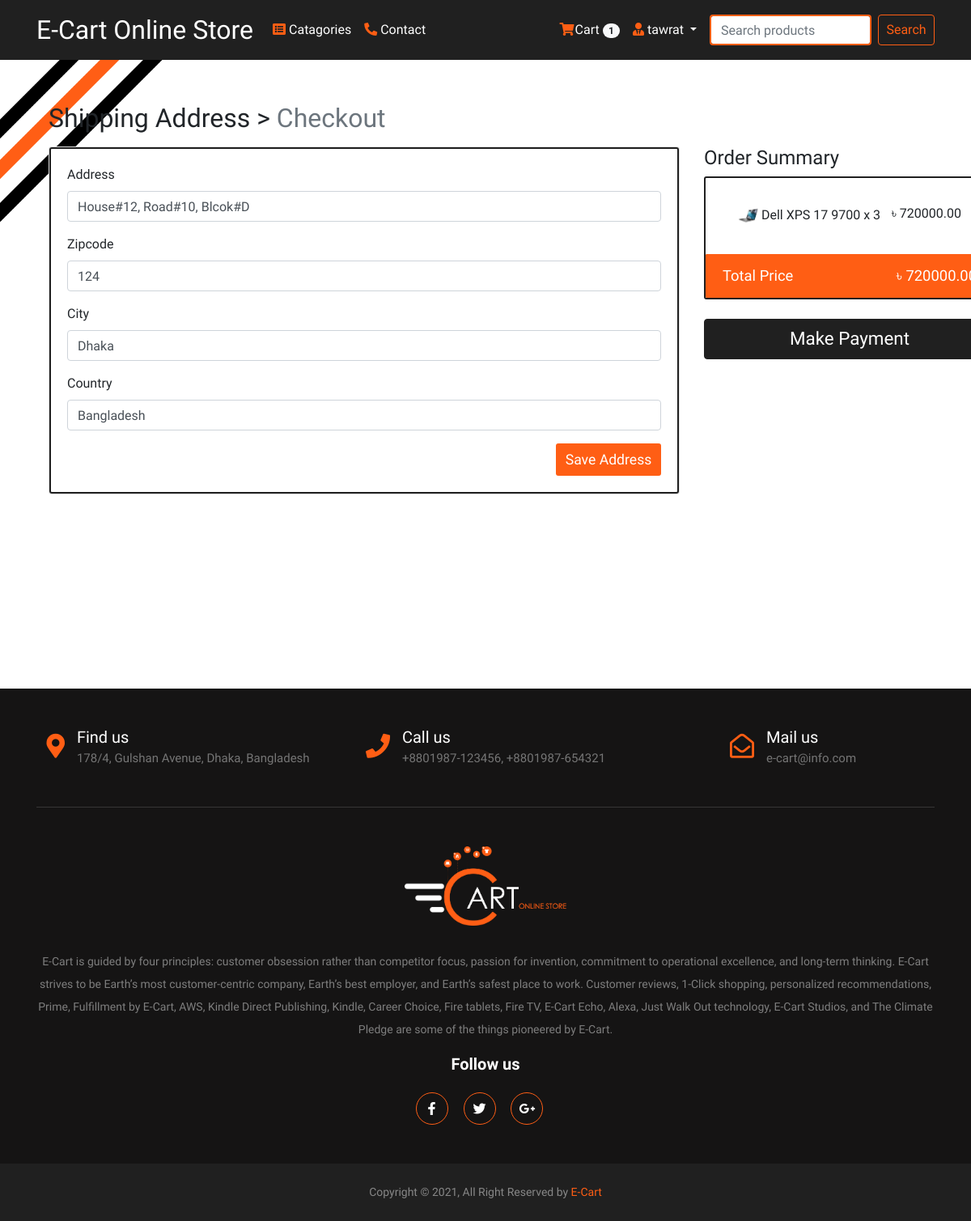
Screenshot of /payment/checkout/ (signed in) with the database file from the repository.
### App_Login/models.py (models this page shows, shortened)
class User(AbstractBaseUser, PermissionsMixin):
    email = models.EmailField(unique=True, null=False)
    is_staff = models.BooleanField(
        ugettext_lazy('staff status'),
        default=False,
        help_text=ugettext_lazy('Designated whether the user can log in this site')
    )
    is_active = models.BooleanField(
        ugettext_lazy('active'),
        default=True,
        help_text=ugettext_lazy('Designated whether the user should be treated as active. Unselect this instead of deleting account')
    )
    USERNAME_FIELD = 'email'
    objects = MyUserManager()

class Profile(models.Model):
    user = models.OneToOneField(User, on_delete=models.CASCADE, related_name='profile')
    username = models.CharField(max_length=200, blank=True)
    full_name = models.CharField(max_length=200, blank=True)
    address_1 = models.TextField(max_length=300, blank=True)
    city = models.CharField(max_length=40, blank=True)
    zipcode = models.CharField(max_length=10, blank=True)
    country = models.CharField(max_length=50, blank=True)
    phone = models.CharField(max_length=20, blank=True)
    date_joined = models.DateTimeField(auto_now_add=True)

### App_Order/models.py (models this page shows, shortened)
class Order(models.Model):
    orderitems = models.ManyToManyField(Cart)
    user = models.ForeignKey(settings.AUTH_USER_MODEL, on_delete=models.CASCADE)
    ordered = models.BooleanField(default=False)
    created = models.DateTimeField(auto_now_add = True)
    paymentID = models.CharField(max_length=264, blank=True, null=True)
    orderID = models.CharField(max_length=264, blank=True, null=True)
    def get_totals(self):
        total = 0
        for order_item in self.orderitems.all():
            total += float(order_item.get_total())
        return total

class Cart(models.Model):
    user = models.ForeignKey(settings.AUTH_USER_MODEL, on_delete=models.CASCADE, related_name='cart')
    item = models.ForeignKey(Product, on_delete=models.CASCADE)
    quantity = models.IntegerField(default=1)
    purchased = models.BooleanField(default=False)
    created = models.DateTimeField(auto_now_add=True)
    updated = models.DateTimeField(auto_now=True)
    def get_total(self):
        total = self.item.price * self.quantity
        float_total = format(total, '0.2f')
        return float_total

### App_Payment/models.py (models this page shows, shortened)
class BillingAddress(models.Model):
    user = models.ForeignKey(settings.AUTH_USER_MODEL, on_delete=models.CASCADE)
    address = models.CharField(max_length=200, blank=True)
    city = models.CharField(max_length=20, blank=True)
    zipcode = models.CharField(max_length=10, blank=True)
    country = models.CharField(max_length=20, blank=True)
    def is_fully_filled(self):
        field_names = [f.name for f in self._meta.get_fields()]
        for field_name in field_names:
            value = getattr(self, field_name)
            if value is None or value == '':
                return False
        return True
    class  Meta:
        verbose_name_plural = "Billing Addresses"

### App_Shop/models.py (models this page shows, shortened)
class Product(models.Model):
    mainimage = models.ImageField(upload_to='Products')
    name = models.CharField(max_length=300)
    product_quantity = models.IntegerField(default = True, null=False)
    category = models.ForeignKey(Category, on_delete=models.CASCADE, related_name='category')
    preview_text = models.TextField(max_length=200, verbose_name = "preview Text")
    detail_text = models.TextField(max_length=1000, verbose_name = 'Description')
    price = models.FloatField()
    old_price = models.FloatField(default=0.00)
    created = models.DateTimeField(auto_now_add=True)
    class Meta:
        ordering = ['-created',]

### App_Payment/views.py (the view)
# urls.py: path('checkout/', views.checkout, name='checkout'),
@login_required
def checkout(request):
    saved_address = BillingAddress.objects.get_or_create(user=request.user)
    saved_address = saved_address[0]
    form = BillingForm(instance=saved_address)
    if request.method == 'POST':
        form = BillingForm(request.POST, instance = saved_address)
        if form.is_valid():
            form.save()
            form = BillingForm(instance = saved_address)
            messages.success(request, f"Shipping Address Saved!")
    order_qs = Order.objects.filter(user=request.user, ordered=False)
    order_items = order_qs[0].orderitems.all()
    order_total = order_qs[0].get_totals()
    return render(request, 'App_Payment/checkout.html', context={'form':form, 'order_items':order_items, 'order_total':order_total, 'saved_address':saved_address})

### App_Payment/forms.py
class BillingForm(forms.ModelForm):
    class Meta:
        model = BillingAddress
        fields = ['address', 'zipcode', 'city', 'country']

### App_Order/templatetags/cart_tag.py (called while the page is built)
@register.filter
def cart_total(user):
    order = Order.objects.filter(user=user, ordered=False)
    if order.exists():
        return order[0].orderitems.count()
    else:
        return 0

### templates/App_Payment/checkout.html (shortened to what this page needs)
{% extends 'base.html' %}
{% load crispy_forms_tags %}
{% block body_block %}
<div class="container mt-5">
  <h2 class="mb-3">
      Shipping Address > <span class="text-muted">Checkout</span>
  </h2>
  <div class="row" style="width:100%;">
    <div class="col-md-9">
      <div class="card mb-5" style="height:auto">
          <div class="card-body" style="border:2px solid #202020; border-radius: 3px;">
            <form method="POST">
              {{form|crispy}}
              <button type="submit" class="btn-savaAddress">Save Address</button>
            </form>
          </div>
      </div>
    </div>
    <div class="col-md-3">
      <h4>Order Summary</h4>
      <div class="card" style="height:auto; width:150%; border:2px solid #202020; border-radius: 3px;">
        <div class="card-body">
          <ul class="list-group list-group-flush">
            {% for order_item in order_items %}
            <li class="list-group-item"><img src="/media/{{order_item.item.mainimage}}" style="width:25px; height:30px;" alt=""> {{ order_item.item.name }} x {{ order_item.quantity }} <span style="float:right;">&#2547; {{ order_item.get_total }}</span> </li>
            {% endfor %}
          </ul>
        </div>
        <div class="card-footer" style="background-color: #ff5e14; border:1px solid #ff5e14;border-radius: 1px; color:white;">
          <span class="float-left" style="font-size:1.15em;">Total Price</span>
          <span class="float-right" style="font-size:1.15em;">&#2547; {{order_total|floatformat:2}}</span>
        </div>
      </div>
      <br>
      {% if saved_address.is_fully_filled %}
      <a href="{% url 'App_Payment:payment' %}"><button class="btn-makePayment" type="submit" name="makePayment">Make Payment</button> </a>
      {% else %}
      <div class="alert alert-warning">
        <p>Please fill up all the information to make payment.</p>
      </div>
      {% endif %}
    </div>
  </div>
</div>
{% endblock %}

### templates/navbar.html (shortened to what this page needs)
{% load cart_tag %}
<nav class="navbar navbar-expand-lg navbar-dark sticky-top" style="background-color: #202020;">
  <div class="container">
    <a href="{% url 'App_Shop:home' %}" class="navbar-brand">E-Cart Online Store</a>
    <div class="collapse navbar-collapse" id="navbarNav">
      <ul class="navbar-nav mr-auto">
      <li class="nav-item dropdown">
          <a class="nav-link dropdown" id="navbarNavDropdown" data-toggle="dropdown" href="#" role="button" aria-haspopup="true" aria-expanded="false"><span style="color:#ff5e14"><i class="fa fa-list-alt" aria-hidden="true"></i></span> Catagories</a>
      </li>
      <li class="nav-item">
        <a href="#footer" class="nav-link" id="navbarNav"><span style="color:#ff5e14">
            <i class="fas fa-phone-alt"></i></span> Contact
        </a>
      </li>
      </ul>
    </div>
    <div class="collapse navbar-collapse" id="navbarNav">
      <ul class="navbar-nav ml-auto">
        {% if request.user.is_authenticated %}
        <li class="nav-item">
          <a href="{% url 'App_Order:cart' %}" class="nav-link">
              <i class="fa fa-shopping-cart" style="color:#ff5e14; padding-right:1px;"></i><span class="cart_design">Cart</span>
              <span class="badge badge-pill badge-light">{{ request.user | cart_total }}</span>
          </a>
        </li>
        <li class="nav-item dropdown">
            <a class="nav-link dropdown-toggle" id="navbarNavDropdown" data-toggle="dropdown" href="#" role="button" aria-haspopup="true" aria-expanded="false"> <i class="fas fa-user-tie" style="color:#ff5e14;"></i> {{request.user.profile.username}} </a>
        </li>
        {% else %}
        <li class="nav-item"> <a href="{% url 'App_Login:login' %}"> <button class="btn-login" type="button" name="login">Login</button> </a></li>
        {% endif %}
      </ul>
      <form action="{% url 'App_Shop:search_items' %}" method="POST" class="form-inline my-2 my-lg-0">
      <input class="form-control mr-sm-2" type="search" placeholder="Search products" aria-label="Search" name="searched" style="margin-left:8px; width:200px; border:2px solid #ff5e14">
      <button class="btn-search" type="submit">Search</button>
    </form>
    </div>
  </div>
</nav>

### templates/base.html (style rules this page uses)
body { background-image : url("/media/ecart.jpg"); background-size: 100%; background-repeat: no-repeat; font-family: 'Ubuntu', sans-serif; }
.card { height: 350px; }

### templates/navbar.html (style rules this page uses)
.container .navbar-brand { font-size: 2em; transition: .4s; }
.container .btn-search { color: #ff5e14; height: 38px; width: 70px; background:transparent; border: 1px solid #ff5e14; border-radius: 4px; transition: .4s; }
.container #navbarNavDropdown, .container #navbarNav { color: white; transition: .4s; }
.cart_design { color: white; transition: .4s; }

### templates/App_Payment/checkout.html (style rules this page uses)
.btn-savaAddress { float:right; background-color:#ff5e14; border: 0px solid #ff5e14; border-radius: 3px; height:40px; width:130px; font-size:1.1em; color: white; transition:.3s; }
.btn-makePayment { font-size:1.4em; background-color: #202020; color: white; height: 50px; width: 150%; border: 1.5px solid #202020; border-radius: 4px; transition:.3s; }

### templates/footer.html (style rules this page uses)
ul { margin: 0px; padding: 0px; }

### rows the page displays
User: user|cart_total "1", user.profile.username "tawrat"
BillingAddress: address "House#12, Road#10, Blcok#D", zipcode "124", city "Dhaka", country "Bangladesh"
Cart: item.mainimage (picture), item.name "Dell XPS 17 9700", quantity "3", get_total "720000.00"
